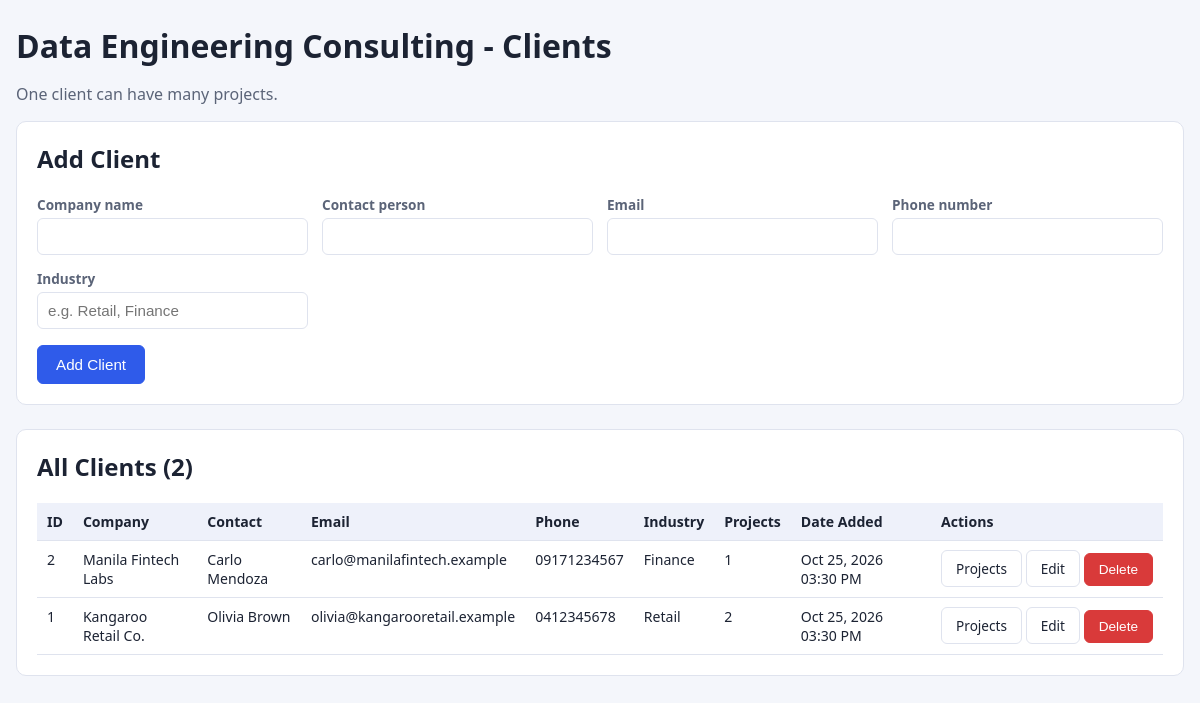
The page / on the database its author committed.
### tables this page shows
CREATE TABLE clients (
    client_id      INT UNSIGNED NOT NULL AUTO_INCREMENT,
    company_name   VARCHAR(100) NOT NULL,
    contact_person VARCHAR(80)  NOT NULL,
    email          VARCHAR(100) NOT NULL,
    phone_number   VARCHAR(20)  NOT NULL,
    industry       VARCHAR(60)  NOT NULL,
    date_added     DATETIME     NOT NULL DEFAULT CURRENT_TIMESTAMP,
    PRIMARY KEY (client_id),
    UNIQUE KEY uq_client_email (email)
);

### includes/functions.php (called while the page is built, shortened)
<?php
function e($v): string { return htmlspecialchars((string) $v, ENT_QUOTES, 'UTF-8'); }

### index.php (the view, shortened to what this page needs)
<?php
require_once 'config/dbconfig.php';
require_once 'includes/functions.php';
$old = $_SESSION['old'] ?? []; unset($_SESSION['old']);
$clients = $pdo->query(
    "SELECT c.*, COUNT(p.project_id) AS total_projects
     FROM clients c LEFT JOIN projects p ON p.client_id = c.client_id
     GROUP BY c.client_id ORDER BY c.client_id DESC"
)->fetchAll();
include 'includes/header.php';
?>
<h1>Data Engineering Consulting - Clients</h1>
<p class="muted">One client can have many projects.</p>
<section class="card">
    <h2>Add Client</h2>
    <form action="client_create.php" method="post">
        <?php $v = $old; include 'includes/client_fields.php'; ?>
        <button class="btn primary" type="submit">Add Client</button>
    </form>
</section>
<section class="card">
    <h2>All Clients (<?= count($clients) ?>)</h2>
    <div class="table-wrap"><table>
        <thead><tr><th>ID</th><th>Company</th><th>Contact</th><th>Email</th><th>Phone</th><th>Industry</th><th>Projects</th><th>Date Added</th><th>Actions</th></tr></thead>
        <tbody>
        <?php foreach ($clients as $c): ?>
            <tr>
                <td><?= e($c['client_id']) ?></td>
                <td><?= e($c['company_name']) ?></td>
                <td><?= e($c['contact_person']) ?></td>
                <td><?= e($c['email']) ?></td>
                <td><?= e($c['phone_number']) ?></td>
                <td><?= e($c['industry']) ?></td>
                <td><?= (int) $c['total_projects'] ?></td>
                <td><?= e(date('M d, Y h:i A', strtotime($c['date_added']))) ?></td>
                <td class="actions">
                    <a class="btn" href="projects.php?client_id=<?= (int) $c['client_id'] ?>">Projects</a>
                    <a class="btn" href="client_edit.php?id=<?= (int) $c['client_id'] ?>">Edit</a>
                    <form action="client_delete.php" method="post"
                          onsubmit="return confirm('Delete this client AND all of its <?= (int) $c['total_projects'] ?> project(s)?');">
                        <button class="btn danger" type="submit">Delete</button>
                    </form>
                </td>
            </tr>
        <?php endforeach; ?>
        </tbody>
    </table></div>
</section>
</main></body></html>

### css/style.css (style rules this page uses)
:root { --bg:#f4f6fb; --card:#fff; --ink:#1c2333; --muted:#5b6478; --line:#dfe3ee; --brand:#2f5bea; --danger:#d93a3a; --ok:#1e8e4e; }
* { box-sizing: border-box; }
body { margin:0; font-family: "Segoe UI", Arial, sans-serif; background:var(--bg); color:var(--ink); }
h1 { margin: 0 0 16px; }
h2 { margin-top: 0; }
.card { background:var(--card); border:1px solid var(--line); border-radius:10px; padding:20px; margin-bottom:24px; }
.btn { display:inline-block; padding:8px 14px; border:1px solid var(--line); border-radius:6px; background:#fff; color:var(--ink); font-size:.85rem; text-decoration:none; cursor:pointer; }
.btn.primary { background:var(--brand); border-color:var(--brand); color:#fff; padding:10px 18px; font-size:.95rem; }
.btn.danger { background:var(--danger); border-color:var(--danger); color:#fff; }
.table-wrap { overflow-x:auto; }
table { border-collapse:collapse; width:100%; font-size:.88rem; }
th, td { padding:9px 10px; border-bottom:1px solid var(--line); text-align:left; vertical-align:top; }
th { background:#eef1fa; white-space:nowrap; }
td.actions { white-space:nowrap; }
td.actions form { display:inline; }
.muted { color:var(--muted); }

### rows shown on the page
clients: client_id "2", company_name "Manila Fintech Labs", contact_person "Carlo Mendoza", email "carlo@manilafintech.example", phone_number "09171234567", industry "Finance", total_projects "1", date_added "Oct 25, 2026 03:30 PM"
clients: client_id "1", company_name "Kangaroo Retail Co.", contact_person "Olivia Brown", email "olivia@kangarooretail.example", phone_number "0412345678", industry "Retail", total_projects "2", date_added "Oct 25, 2026 03:30 PM"

### other values the page prints
count($clients) "2"
